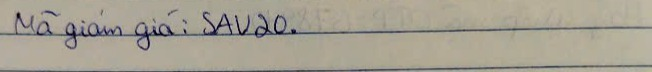
#> input picture data_input/data/1036.jpg, 652 x 72 px, found by its file name; its folder holds only this picture in this run
$ jupyter execute --allow-errors 'Xử lý ảnh.ipynb'
#> lines starting #> are read from the running program, lines starting #| are printed output that depends on the picture
[cell 1]
import os
import cv2
import numpy as np
import pandas as pd
from PIL import Image
import torchvision.transforms as transforms
import warnings
warnings.filterwarnings("ignore")
import torch
import torch.nn as nn
import torchvision.models as models
from torch.nn import TransformerDecoder, TransformerDecoderLayer
import torch.optim as optim
import tensorflow as tf
import matplotlib.pyplot as plt
from torch.utils.data import Dataset, DataLoader
from sklearn.model_selection import train_test_split

[cell 2]
# Lấy data từ drive
IMG_SIZE = (850, 150)
DATASET_PATH = "C:/Users/ADMIN/Documents/data_line/data-line/data-line/data"
label_Path = "C:/Users/ADMIN/Documents/data_line/data-line/data-line/label.txt"

[cell 3]
def preprocess_image(image_path, IMG_SIZE):
    # Mở, chuyển grayscale và resize ảnh
#> called with IMG_SIZE = (850, 150)
    img = Image.open(image_path).convert("L").resize(IMG_SIZE, Image.Resampling.LANCZOS)
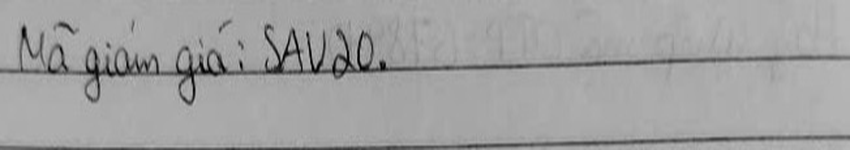
#> img: PIL image 850x150 L; min 0, max 190, mean 160.5

    # Chuyển thành array và xử lý
    img = np.array(img)
    img = cv2.bilateralFilter(img, 5, 50, 50)
#> img: shape (150, 850)
    img = cv2.createCLAHE(clipLimit=2.0, tileGridSize=(8,8)).apply(img)
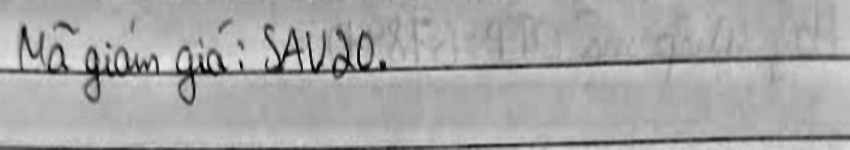
#> img: shape (150, 850); min 6, max 234, mean 167.9

    # Tăng độ nét
    blurred = cv2.GaussianBlur(img, (0,0), 3)
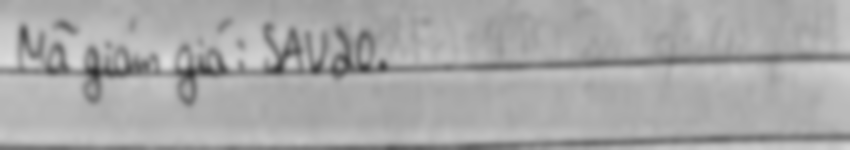
#> blurred: shape (150, 850); min 47, max 221, mean 167.9
    img = cv2.addWeighted(img, 1.5, blurred, -0.5, 0)
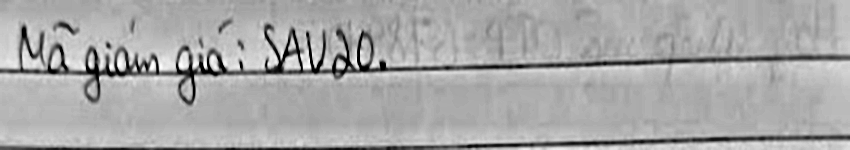
#> img: shape (150, 850); min 0, max 255, mean 167.9

    # Chuẩn hóa và chuyển thành tensor
    img = img.astype(np.float32) / 255.0
    return transforms.ToTensor()(img).repeat(3, 1, 1)

$ run again, on data_input/data/1096.jpg
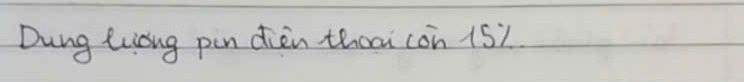
#> input picture data_input/data/1096.jpg, 744 x 82 px, found by its file name
#> in preprocess_image, `img = cv2.createCLAHE(clipLimit=2.0, tileGridSize=(8,8)).apply(img)`:
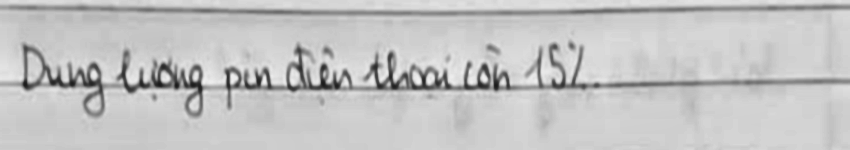
#> img: shape (150, 850); min 24, max 241, mean 195.1
#> in preprocess_image, `blurred = cv2.GaussianBlur(img, (0,0), 3)`:
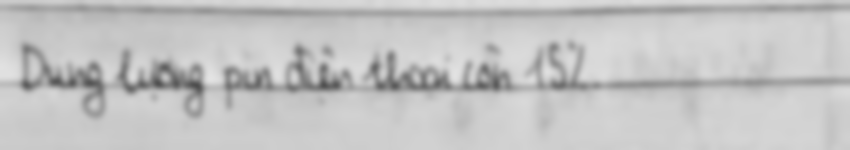
#> blurred: shape (150, 850); min 77, max 227, mean 195.1

$ run again, on data_input/data/1104.jpg
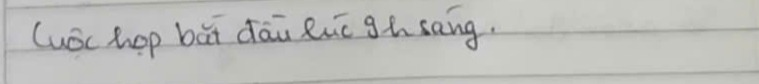
#> input picture data_input/data/1104.jpg, 759 x 84 px, found by its file name
#> in preprocess_image, `img = cv2.createCLAHE(clipLimit=2.0, tileGridSize=(8,8)).apply(img)`:
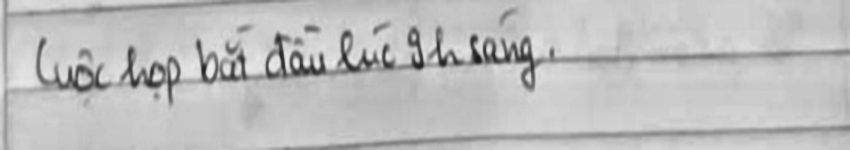
#> img: shape (150, 850); min 24, max 237, mean 189.8
#> in preprocess_image, `blurred = cv2.GaussianBlur(img, (0,0), 3)`:
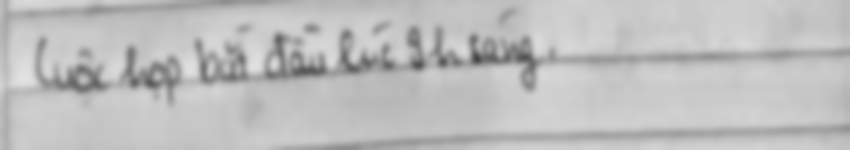
#> blurred: shape (150, 850); min 68, max 225, mean 189.8

$ run again, on data_input/data/1113.jpg
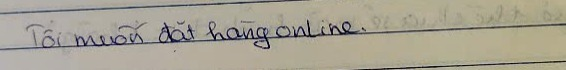
#> input picture data_input/data/1113.jpg, 566 x 70 px, found by its file name
#> in preprocess_image, `blurred = cv2.GaussianBlur(img, (0,0), 3)`:
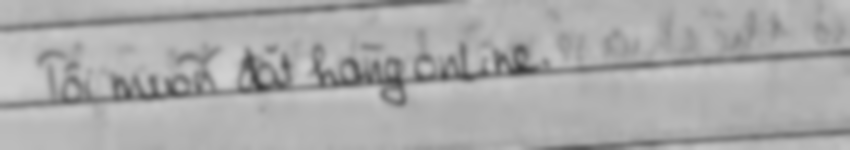
#> blurred: shape (150, 850); min 57, max 209, mean 170.3
#> in preprocess_image, `img = cv2.addWeighted(img, 1.5, blurred, -0.5, 0)`:
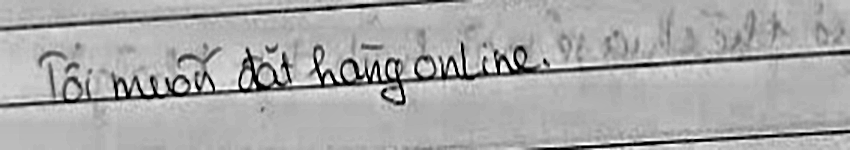
#> img: shape (150, 850); min 0, max 255, mean 170.5

$ run again, on data_input/data/1050.jpg
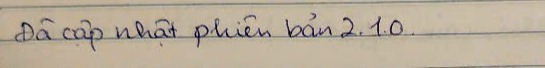
#> input picture data_input/data/1050.jpg, 545 x 68 px, found by its file name
#> in preprocess_image, `img = cv2.addWeighted(img, 1.5, blurred, -0.5, 0)`:
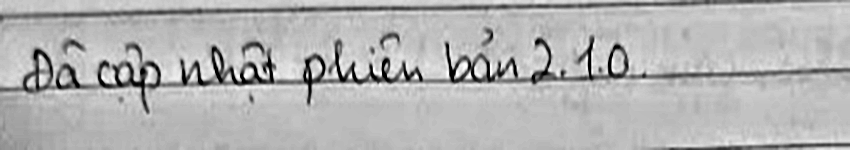
#> img: shape (150, 850); min 0, max 255, mean 179.3
